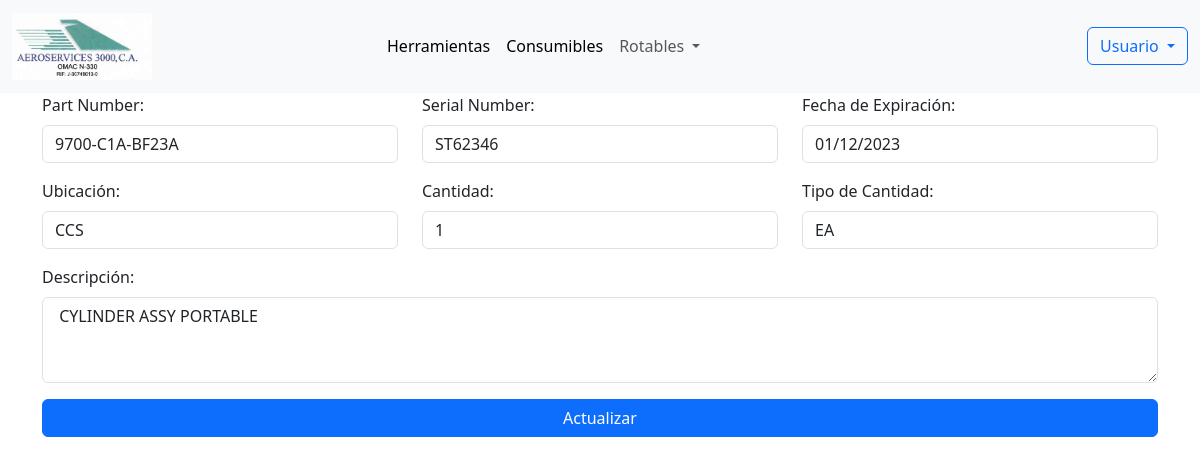
Page /stocks/stocks_form/1 (signed in) on the committed database.
### app/backend/models/rotables.py (models this page shows, shortened)
class BaseModel(db.Model):
    __abstract__ = True  # Esto indica que esta clase no debe crearse como tabla en la base de datos
    id = db.Column(db.Integer, primary_key=True)
    description = db.Column(db.String(128), nullable=True)
    part_num = db.Column(db.String(128), nullable=False)
    serial_num = db.Column(db.String(32), nullable=False)
    expiration_date = db.Column(db.String(16), nullable=False)
    location = db.Column(db.String(8), nullable=False)
    quantity = db.Column(db.String(8), nullable=True)
    type_quantity = db.Column(db.String(16), nullable=True)

class Stock(BaseModel):
    __tablename__ = 'stocks'  # Nombre de la tabla en la base de datos

### app/backend/web_endpoints/rotables/routes_stock.py (the view, shortened to what this page needs)
@bp.route('/stocks_form/<string:id>', methods=['GET', 'POST'])
@bp.route('/stocks_form', methods=['GET', 'POST'])
@login_required
@role_required("USER")
def stocks_form(id=None):
    stock = None
    manager = MgrdbRotablesStock()
    if id:
        stock = manager.get_by_id(id)
        if not stock:
            flash('El stock no existe.', 'error')
            return redirect(url_for("stocks.stocks_list"))
    return render_template('wp_stocks_form.html', rotable=stock, type_rotable_tittle="Stocks")

### app/backend/managers/MgrdbAuth.py (called while the page is built)
    def get_user_by_username(self, username):
        return self.db.session.query(self.model).filter_by(username=username).first()

### app/backend/managers/MgrdbBase.py (called while the page is built)
    def get_by_id(self, id):
        return self.model.query.get(id)

### app/backend/web_endpoints/auth.py (called while the page is built)
@bp.before_app_request
def load_logged_in_user():
    username = session.get('username')
    if username is None:
        g.user = None
    else:
        g.user = mgr_users.get_user_by_username(username)  # Obtiene el usuario

def login_required(view):
    @functools.wraps(view)
    def wrapped_view(**kwargs):
        if g.user is None:
            return redirect(url_for('auth.login'))
        return view(**kwargs)
    return wrapped_view

def role_required(required_role):
    def decorator(view):
        @functools.wraps(view)
        def wrapped_view(**kwargs):
            user_role = session.get('role')
            if g.user is None or (user_role != "ADMIN" and user_role != required_role):
                flash("Acceso denegado. No tienes los permisos necesarios.", "danger")
                return redirect(url_for('auth.login'))
            return view(**kwargs)
        return wrapped_view
    return decorator

### app/frontend/templates/wp_stocks_form.html (shortened to what this page needs)
{% extends 'base.html' %}
{% from 'macro_stocks.jinja2' import macro_form_stocks_model with context %}
{% block content %}
    {{ macro_form_stocks_model(rotable=rotable, action_url=url_for('stocks.stocks_form', id=rotable.id if rotable else None)) }}
{% endblock %}

### app/frontend/macros/macro_stocks.jinja2 (shortened to what this page needs)
{% from 'macro_buttons.jinja2' import button_edit_entity %}
{% from 'macro_buttons.jinja2' import button_delete_entity %}
{% macro macro_form_stocks_model(rotable=None, action_url=None) %}
<form action="{{ action_url }}" method="post" class="needs-validation" novalidate>
    <div class="container">
        <div class="row">
            <div class="col-md-4 mb-3">
                <label for="part_num" class="form-label">Part Number:</label>
                <input type="text" id="part_num" name="part_num" class="form-control"
                       value="{{ rotable.part_num if rotable else '' }}"
                       placeholder="Ingrese el Part Number" required>
            </div>
            <div class="col-md-4 mb-3">
                <label for="serial_num" class="form-label">Serial Number:</label>
                <input type="text" id="serial_num" name="serial_num" class="form-control"
                       value="{{ rotable.serial_num if rotable else '' }}"
                       placeholder="Ingrese el Serial Number" required>
            </div>
            <div class="col-md-4 mb-3">
                <label for="expiration_date" class="form-label">Fecha de Expiración:</label>
                <input type="text" id="expiration_date" name="expiration_date" class="form-control"
                       value="{{ rotable.expiration_date if rotable else '' }}"
                       placeholder="DD/MM/YYYY" required>
            </div>
        </div>
        <div class="row">
            <div class="col-md-4 mb-3">
                <label for="location" class="form-label">Ubicación:</label>
                <input type="text" id="location" name="location" class="form-control"
                       value="{{ rotable.location if rotable else '' }}"
                       placeholder="Ingrese la ubicación" required>
            </div>
            <div class="col-md-4 mb-3">
                <label for="quantity" class="form-label">Cantidad:</label>
                <input type="number" id="quantity" name="quantity" class="form-control"
                       value="{{ rotable.quantity if rotable else '' }}"
                       placeholder="Ingrese la cantidad">
            </div>
            <div class="col-md-4 mb-3">
                <label for="type_quantity" class="form-label">Tipo de Cantidad:</label>
                <input type="text" id="type_quantity" name="type_quantity" class="form-control"
                       value="{{ rotable.type_quantity if rotable else '' }}"
                       placeholder="Ingrese el tipo de cantidad">
            </div>
        </div>
        <div class="row">
            <div class="col-md-12 mb-3">
                <label for="description" class="form-label">Descripción:</label>
                <textarea id="description" name="description" class="form-control" rows="3"
                          placeholder="Ingrese una descripción">{{ rotable.description if rotable else '' }}</textarea>
            </div>
        </div>
        <div class="d-grid">
            <button type="submit" class="btn btn-primary">
                {{ 'Actualizar' if rotable else 'Crear' }}
            </button>
        </div>
    </div>
</form>
{% endmacro %}

### rows in the picture
Stock: part_num "9700-C1A-BF23A", serial_num "ST62346", expiration_date "01/12/2023", location "CCS", quantity "1", type_quantity "EA", description "CYLINDER ASSY PORTABLE"

### other values in the picture
{{ 'Actualizar' if rotable else 'Crear' }} "Actualizar"
